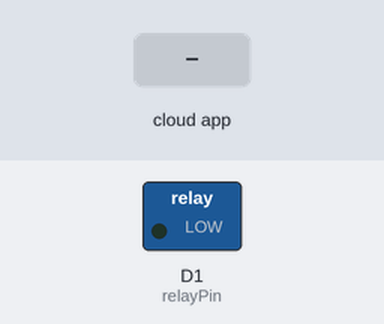
Bench run of a sketch on a simulated ESP8266 (NodeMCU). On the bench: switched loads named in the sketch (green lamp = pin HIGH). The test bench sets the inputs (shaded band). WiFi joins after 1.5 s; servers stay silent unless stated; no MQTT or app messages arrive unless stated; what the sketch prints to the serial monitor is not drawn.

Above: at 2.7 s.
2.8 s: the phone or cloud app sets electric-bulb to ON
At 3.1 s:
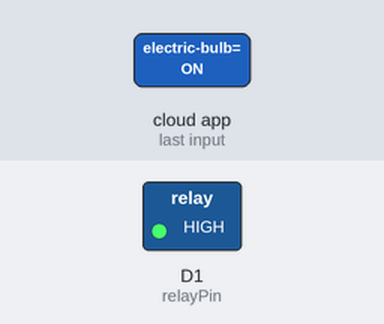
4.3 s: the phone or cloud app sets electric-bulb to OFF
At 5.0 s:
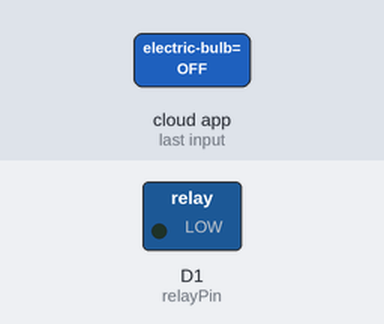
Timing chart, 0 to 7.3 s (numbered marks = the images above; inputs shaded):
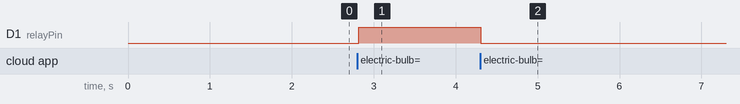

The sketch:

NodeMCU_Relay_NC.ino
```cpp
#include <ESP8266WiFi.h> //Library for WiFi functionalities
#include <Adafruit_MQTT_Client.h> //Library for Adafruit MQTT Client

//Adafruit Details
#define server "io.adafruit.com"
#define port 1883
#define IO_USERNAME  "AIO_USERNAME"
#define IO_KEY       "AIO_KEY"

String ssid = "WIFI_SSID"; //SSID of your WiFi
String password = "WIFI_PASSWORD"; //Password of your WiFi

WiFiClient esp; //Create a WiFi Client

//Creation of Adafruit MQTT Client
Adafruit_MQTT_Client mqtt(&esp, server, port, IO_USERNAME, IO_KEY);
//Variable for subscribing data in an Adafruit Feed
Adafruit_MQTT_Subscribe EBFeed = Adafruit_MQTT_Subscribe(&mqtt, IO_USERNAME"/feeds/electric-bulb");

int relayPin = D1; //Initialize the Relay pin
String dataFeed; //Stores data read from the feed

void setup()
{
  Serial.begin(115200); //Initialisation of NodeMCU Serial
  pinMode(relayPin, OUTPUT); //Defining the direction of relay
  digitalWrite(relayPin, LOW); //Initially the electric bulb is set to OFF

  //Connecting NodeMCU to WiFi
  Serial.println("");
  Serial.print("Connecting to ");
  Serial.println(ssid);
  WiFi.begin(ssid, password);
  while (WiFi.status() != WL_CONNECTED)
  {
    delay(500);
    Serial.print(".");
  }
  Serial.println("");
  Serial.println("WiFi connected");
  Serial.println(WiFi.localIP()); //Print the local IP address of NodeMCU

  //Subscribing to Electric Bulb Feed
  mqtt.subscribe(&EBFeed);
}

void loop()
{
  //Connecting to MQTT
  if(!mqtt.connected()){
    Serial.print("Connecting to MQTT");
    while (mqtt.connect()){
      Serial.print(".");
    }
    Serial.println("");
  }

  //Read data from the Feed
  Adafruit_MQTT_Subscribe *subscription;
  while ((subscription = mqtt.readSubscription(2000))) {
    if (subscription == &EBFeed) {
      dataFeed = (char *)EBFeed.lastread;

      Serial.print("Received Data: ");
      Serial.print(dataFeed);

      //Control the electric bulb using relay
      if(dataFeed == "ON")
        digitalWrite(relayPin, HIGH);
      if(dataFeed == "OFF")
        digitalWrite(relayPin, LOW);
    }
  }
}
```

Measured:
- after the input at 2.8 s, D1 (relayPin): LOW → HIGH at once
- after the input at 4.3 s, D1 (relayPin): HIGH → LOW at once
